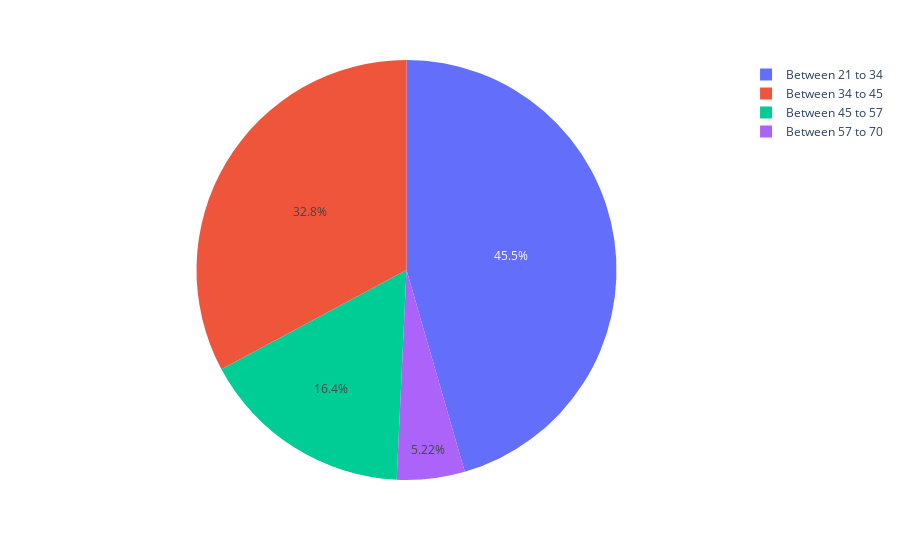

The notebook cell this image was saved under:
### Code cell
px.pie(data_frame=t,names=t['age_label'],values=t['Outcome'])

### Figure 1 — Plotly figure (JSON) as saved in the notebook; plotly's stock layout.template omitted (floating-point values rounded to 4 significant figures)
{"data": [{"domain": {"x": [0, 1], "y": [0, 1]}, "hovertemplate": "age_label=%{label}<br>Outcome=%{value}<extra></extra>", "labels": ["Between 21 to 34", "Between 34 to 45", "Between 45 to 57", "Between 57 to 70"], "legendgroup": "", "name": "", "showlegend": true, "values": [45.52, 32.84, 16.42, 5.224], "type": "pie"}], "layout": {"legend": {"tracegroupgap": 0}, "margin": {"t": 60}}}
